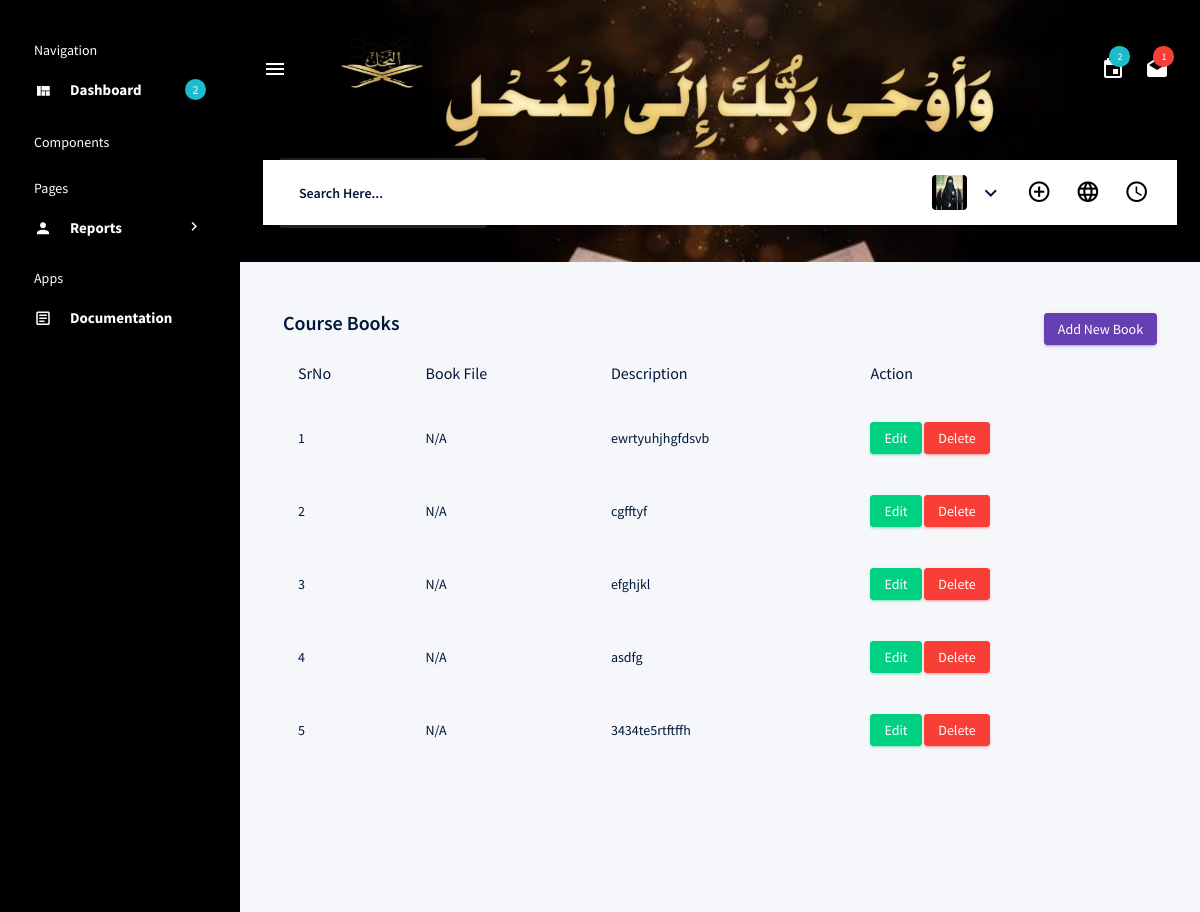
The app's page /admin/viewAllCourseBook.php with its own data.
### tables this page shows
CREATE TABLE `tbl_course_book` (
  `cbook_id` int(11) NOT NULL,
  `cbook_courseId` int(11) DEFAULT NULL,
  `cbook_teacherId` int(11) DEFAULT NULL,
  `cbook_desc` varchar(255) DEFAULT NULL,
  `cbook_path` varchar(255) DEFAULT NULL
);

### admin/viewAllCourseBook.php (the view, shortened to what this page needs)
<!DOCTYPE html>
<html lang="en">
<?php
require('includes/head.php');
?>
<body>
  <div class="container-scroller d-flex">
  <?php
  require('includes/sidebar.php');
  ?>
    <div class="container-fluid page-body-wrapper">
      <?php require ("includes/navbar.php"); ?>
      <div class="main-panel">
        <div class="content-wrapper">
          <div class="card-body">
                  <h4 class="card-title">
                    Course Books
                   <a href="addCourseBook.php" class="btn btn-primary btn-sm float-right" >Add New Book</a>
                 </h4>
                  <div class="table-responsive">
                    <table class="table">
                      <thead>
                        <tr>
                          <th>SrNo</th>
                          <th>Book File</th>
                          <th>Description</th>
                          <th>Action</th>
                        </tr>
                      </thead>
                      <tbody>
                        <?php
                        $sql = "SELECT * FROM `tbl_course_book` ORDER BY `cbook_id`";
                        $result = mysqli_query($con,$sql);
                        if ($result) {
                          if (mysqli_num_rows($result)>0) {
                            $srNo = 1;
                            while ($row = mysqli_fetch_array($result)) {
                              ?>
                              <tr>
                                <td><?php echo $srNo; ?></td>
                                 <td><?php if ($row['cbook_path'] != "" && file_exists($row['cbook_path'])) {
                                  ?>
                                  <a href="<?php echo $row['cbook_path']; ?>" class="btn btn-primary btn-sm " target="_blank">Book</a>
                                  <?php
                                }else{
                                  echo "N/A";
                                } ?></td>
                                <td><?php echo $row['cbook_desc']; ?></td>
                                <td>
                                  <a href="editCourseBook.php?cbookId=<?php echo $row['cbook_id']; ?>" class="btn btn-success btn-sm">Edit</a>
                                  <a href="" class="btn btn-danger btn-sm">Delete</a>
                                </td>
                              </tr>
                              <?php
                              $srNo++;
                            }
                          }else{
                            ?>
                            <div class="alert alert-info">
                              No Book  Found.
                            </div>
                            <?php
                          }
                        }
                        ?>
                      </tbody>
                    </table>
                  </div>
                </div>
        </div>
      </div>
    </div>
  </div>
</body>
</html>

### records on screen
tbl_course_book: shows "N/A", cbook_desc "ewrtyuhjhgfdsvb"
tbl_course_book: shows "N/A", cbook_desc "cgfftyf"
tbl_course_book: shows "N/A", cbook_desc "efghjkl"
tbl_course_book: cbook_path "N/A", cbook_desc "asdfg"
tbl_course_book: shows "N/A", cbook_desc "3434te5rtftffh"
